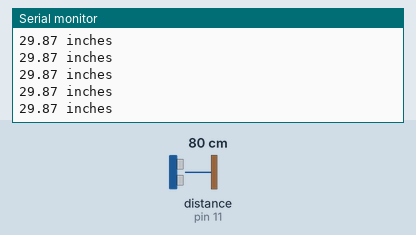
Recording of a sketch running on a simulated Arduino Uno, built with avr-gcc and run on an emulated ATmega328P. Parts: the last lines printed to the serial monitor. Wiring (inferred from the names in the program): ultrasonic range finder: trigger pin 12; echo pin 11. The inputs (shaded band) are chosen by the test bench; at power-on: distance to the obstacle (sensor on pin 11) 80 cm. The echo pulse lasts 58.3 µs per cm.

Above: at 1.2 s.
1.3 s: distance to the obstacle (sensor on pin 11) set to 2 cm
At 2.1 s:
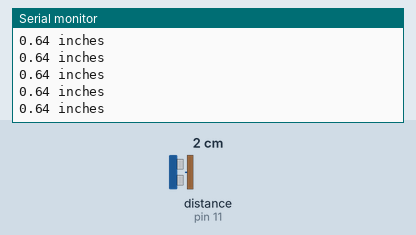
4.3 s: distance to the obstacle (sensor on pin 11) set to 250 cm
At 5.3 s:
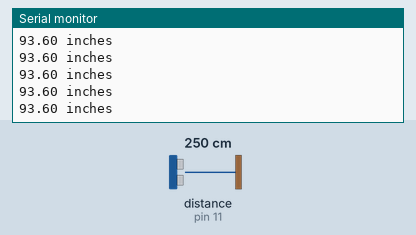
7.3 s: distance to the obstacle (sensor on pin 11) set to 4 cm
At 8.4 s:
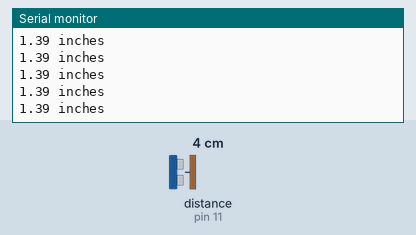
10.3 s: distance to the obstacle (sensor on pin 11) set to 35 cm
At 10.9 s:
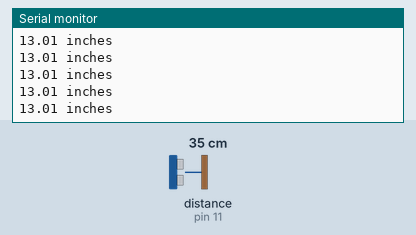
Timing chart, 0 to 13.3 s (numbered marks = the images above; inputs shaded):
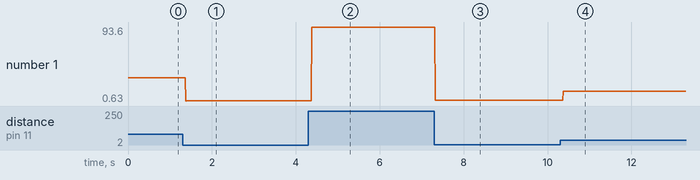

The sketch:

Hc-sro4.ino
```cpp
int tpin=12;
int epin=11;
int ptt;
float distance;
void setup() {
  // put your setup code here, to run once:
Serial.begin(9600);
pinMode(tpin,OUTPUT);
pinMode(epin,INPUT);
}

void loop() {
  // put your main code here, to run repeatedly:
digitalWrite(tpin,LOW);
delayMicroseconds(10);
digitalWrite(tpin,HIGH);
delayMicroseconds(10);
digitalWrite(tpin,LOW);
ptt=pulseIn(epin,HIGH);
distance=(.00643*ptt);
Serial.print(distance);
Serial.println(" inches");
}
```

Measured:
- after the input at 1.3 s, the serial monitor: prints a new line after 0.07 s (image 1)
- after the input at 4.3 s, the serial monitor: prints a new line after 0.08 s (image 2)
- after the input at 7.3 s, the serial monitor: prints a new line at once (image 3)
- after the input at 10.3 s, the serial monitor: prints a new line after 0.08 s (image 4)
- plotted number 1: 29.87 → 0.64 after the input at 1.3 s, 0.64 → 93.6 after the input at 4.3 s, 93.6 → 1.39 after the input at 7.3 s, 1.39 → 13.01 after the input at 10.3 s
